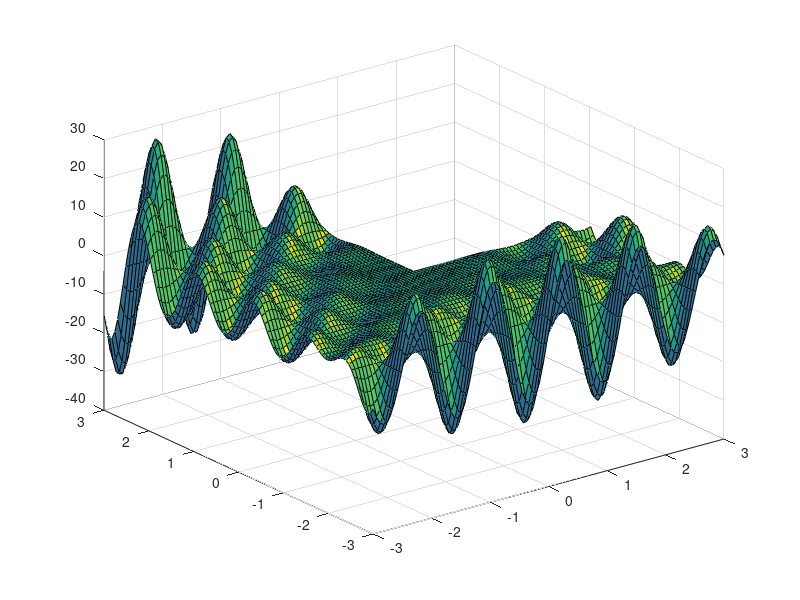

MATLAB code for this plot:
lo = -3;
hi = +3;
N = 100;

xv = linspace(lo, hi, N);
yv = linspace(lo, hi, N);

[x, y] = meshgrid(xv, yv);

z = sin(5*x) .* sin(5*y) .* (x.^2 + y.^3);

z( x > 0 & y > 0 ) = NaN;


surfl(x, y, z)
